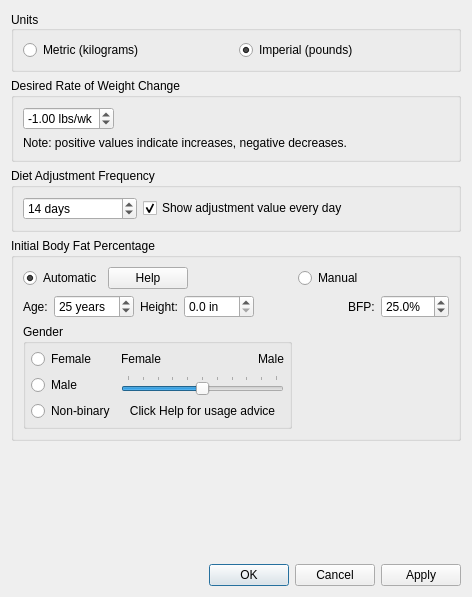
<?xml version="1.0" encoding="UTF-8"?>
<ui version="4.0">
 <class>Form</class>
 <widget class="QWidget" name="Form">
  <property name="windowModality">
   <enum>Qt::ApplicationModal</enum>
  </property>
  <property name="geometry">
   <rect>
    <x>0</x>
    <y>0</y>
    <width>472</width>
    <height>597</height>
   </rect>
  </property>
  <property name="windowTitle">
   <string>Profile - PyWeight</string>
  </property>
  <property name="windowIcon">
   <iconset theme="pyweight"/>
  </property>
  <layout class="QVBoxLayout" name="verticalLayout">
   <item>
    <widget class="QGroupBox" name="groupBox">
     <property name="title">
      <string>Units</string>
     </property>
     <property name="alignment">
      <set>Qt::AlignLeading|Qt::AlignLeft|Qt::AlignVCenter</set>
     </property>
     <layout class="QHBoxLayout" name="horizontalLayout_11">
      <item>
       <widget class="QRadioButton" name="kg_radio">
        <property name="text">
         <string>Metric (kilograms)</string>
        </property>
        <attribute name="buttonGroup">
         <string notr="true">units_buttongroup</string>
        </attribute>
       </widget>
      </item>
      <item>
       <widget class="QRadioButton" name="lbs_radio">
        <property name="text">
         <string>Imperial (pounds)</string>
        </property>
        <property name="checked">
         <bool>true</bool>
        </property>
        <attribute name="buttonGroup">
         <string notr="true">units_buttongroup</string>
        </attribute>
       </widget>
      </item>
     </layout>
    </widget>
   </item>
   <item>
    <widget class="QGroupBox" name="groupBox_3">
     <property name="title">
      <string>Desired Rate of Weight Change</string>
     </property>
     <layout class="QVBoxLayout" name="verticalLayout_3">
      <item>
       <layout class="QHBoxLayout" name="horizontalLayout">
        <property name="bottomMargin">
         <number>0</number>
        </property>
        <item>
         <widget class="QDoubleSpinBox" name="wcrate_spin_box">
          <property name="suffix">
           <string> lbs/wk</string>
          </property>
          <property name="decimals">
           <number>2</number>
          </property>
          <property name="minimum">
           <double>-3.000000000000000</double>
          </property>
          <property name="maximum">
           <double>3.000000000000000</double>
          </property>
          <property name="singleStep">
           <double>0.100000000000000</double>
          </property>
          <property name="value">
           <double>-1.000000000000000</double>
          </property>
         </widget>
        </item>
        <item>
         <spacer name="horizontalSpacer_3">
          <property name="orientation">
           <enum>Qt::Horizontal</enum>
          </property>
          <property name="sizeHint" stdset="0">
           <size>
            <width>40</width>
            <height>20</height>
           </size>
          </property>
         </spacer>
        </item>
       </layout>
      </item>
      <item>
       <widget class="QLabel" name="label">
        <property name="text">
         <string>Note: positive values indicate increases, negative decreases.</string>
        </property>
       </widget>
      </item>
     </layout>
    </widget>
   </item>
   <item>
    <widget class="QGroupBox" name="groupBox_2">
     <property name="title">
      <string>Diet Adjustment Frequency</string>
     </property>
     <layout class="QGridLayout" name="gridLayout">
      <item row="1" column="0">
       <widget class="QSpinBox" name="cycle_spinbox">
        <property name="sizePolicy">
         <sizepolicy hsizetype="Fixed" vsizetype="Fixed">
          <horstretch>0</horstretch>
          <verstretch>0</verstretch>
         </sizepolicy>
        </property>
        <property name="minimumSize">
         <size>
          <width>114</width>
          <height>0</height>
         </size>
        </property>
        <property name="frame">
         <bool>true</bool>
        </property>
        <property name="suffix">
         <string> days</string>
        </property>
        <property name="minimum">
         <number>7</number>
        </property>
        <property name="maximum">
         <number>30</number>
        </property>
        <property name="value">
         <number>14</number>
        </property>
       </widget>
      </item>
      <item row="1" column="1">
       <widget class="QCheckBox" name="show_adjust_cbox">
        <property name="text">
         <string>Show adjustment value every day</string>
        </property>
        <property name="checked">
         <bool>true</bool>
        </property>
       </widget>
      </item>
     </layout>
    </widget>
   </item>
   <item>
    <widget class="QGroupBox" name="groupBox_4">
     <property name="title">
      <string>Initial Body Fat Percentage</string>
     </property>
     <layout class="QGridLayout" name="gridLayout_2">
      <item row="0" column="0">
       <layout class="QHBoxLayout" name="horizontalLayout_6">
        <property name="spacing">
         <number>6</number>
        </property>
        <item>
         <widget class="QRadioButton" name="bfp_automatic_radio">
          <property name="sizePolicy">
           <sizepolicy hsizetype="Fixed" vsizetype="Fixed">
            <horstretch>0</horstretch>
            <verstretch>0</verstretch>
           </sizepolicy>
          </property>
          <property name="text">
           <string>Automatic</string>
          </property>
          <property name="checked">
           <bool>true</bool>
          </property>
          <attribute name="buttonGroup">
           <string notr="true">bfp_mode_buttongroup</string>
          </attribute>
         </widget>
        </item>
        <item>
         <widget class="QPushButton" name="bfp_info_button">
          <property name="sizePolicy">
           <sizepolicy hsizetype="Fixed" vsizetype="Fixed">
            <horstretch>0</horstretch>
            <verstretch>0</verstretch>
           </sizepolicy>
          </property>
          <property name="text">
           <string>Help</string>
          </property>
          <property name="icon">
           <iconset theme="help-about">
            <normaloff>.</normaloff>.</iconset>
          </property>
         </widget>
        </item>
        <item>
         <spacer name="horizontalSpacer_7">
          <property name="orientation">
           <enum>Qt::Horizontal</enum>
          </property>
          <property name="sizeHint" stdset="0">
           <size>
            <width>40</width>
            <height>20</height>
           </size>
          </property>
         </spacer>
        </item>
       </layout>
      </item>
      <item row="1" column="0">
       <layout class="QHBoxLayout" name="horizontalLayout_3">
        <item>
         <widget class="QLabel" name="age_label">
          <property name="sizePolicy">
           <sizepolicy hsizetype="Fixed" vsizetype="Preferred">
            <horstretch>0</horstretch>
            <verstretch>0</verstretch>
           </sizepolicy>
          </property>
          <property name="text">
           <string>Age:</string>
          </property>
         </widget>
        </item>
        <item>
         <widget class="QSpinBox" name="age_spinbox">
          <property name="enabled">
           <bool>true</bool>
          </property>
          <property name="sizePolicy">
           <sizepolicy hsizetype="Fixed" vsizetype="Fixed">
            <horstretch>0</horstretch>
            <verstretch>0</verstretch>
           </sizepolicy>
          </property>
          <property name="suffix">
           <string> years</string>
          </property>
          <property name="minimum">
           <number>18</number>
          </property>
          <property name="maximum">
           <number>120</number>
          </property>
          <property name="value">
           <number>25</number>
          </property>
         </widget>
        </item>
        <item>
         <widget class="QLabel" name="height_label">
          <property name="text">
           <string>Height:</string>
          </property>
         </widget>
        </item>
        <item>
         <widget class="QDoubleSpinBox" name="height_spinbox">
          <property name="suffix">
           <string> in</string>
          </property>
          <property name="decimals">
           <number>1</number>
          </property>
          <property name="minimum">
           <double>0.000000000000000</double>
          </property>
          <property name="maximum">
           <double>300.000000000000000</double>
          </property>
          <property name="singleStep">
           <double>0.100000000000000</double>
          </property>
         </widget>
        </item>
        <item>
         <spacer name="horizontalSpacer">
          <property name="orientation">
           <enum>Qt::Horizontal</enum>
          </property>
          <property name="sizeHint" stdset="0">
           <size>
            <width>40</width>
            <height>20</height>
           </size>
          </property>
         </spacer>
        </item>
       </layout>
      </item>
      <item row="2" column="0">
       <widget class="QGroupBox" name="gender_selection_gbox">
        <property name="title">
         <string>Gender</string>
        </property>
        <layout class="QHBoxLayout" name="horizontalLayout_7">
         <property name="leftMargin">
          <number>5</number>
         </property>
         <property name="topMargin">
          <number>5</number>
         </property>
         <property name="rightMargin">
          <number>5</number>
         </property>
         <property name="bottomMargin">
          <number>5</number>
         </property>
         <item>
          <layout class="QVBoxLayout" name="verticalLayout_2">
           <property name="rightMargin">
            <number>0</number>
           </property>
           <item>
            <widget class="QRadioButton" name="bfp_female_radio">
             <property name="text">
              <string>Female</string>
             </property>
            </widget>
           </item>
           <item>
            <widget class="QRadioButton" name="bfp_male_radio">
             <property name="text">
              <string>Male</string>
             </property>
            </widget>
           </item>
           <item>
            <widget class="QRadioButton" name="bfp_othergender_radio">
             <property name="text">
              <string>Non-binary</string>
             </property>
            </widget>
           </item>
          </layout>
         </item>
         <item>
          <layout class="QVBoxLayout" name="verticalLayout_5">
           <item>
            <layout class="QHBoxLayout" name="horizontalLayout_2">
             <item>
              <widget class="QLabel" name="sex_label_1">
               <property name="text">
                <string>Female</string>
               </property>
              </widget>
             </item>
             <item>
              <spacer name="horizontalSpacer_2">
               <property name="orientation">
                <enum>Qt::Horizontal</enum>
               </property>
               <property name="sizeHint" stdset="0">
                <size>
                 <width>40</width>
                 <height>20</height>
                </size>
               </property>
              </spacer>
             </item>
             <item>
              <widget class="QLabel" name="sex_label_2">
               <property name="text">
                <string>Male</string>
               </property>
              </widget>
             </item>
            </layout>
           </item>
           <item>
            <widget class="QSlider" name="sex_slider">
             <property name="styleSheet">
              <string notr="true"/>
             </property>
             <property name="maximum">
              <number>100</number>
             </property>
             <property name="value">
              <number>50</number>
             </property>
             <property name="orientation">
              <enum>Qt::Horizontal</enum>
             </property>
             <property name="invertedAppearance">
              <bool>false</bool>
             </property>
             <property name="invertedControls">
              <bool>false</bool>
             </property>
             <property name="tickPosition">
              <enum>QSlider::TicksAbove</enum>
             </property>
            </widget>
           </item>
           <item>
            <widget class="QLabel" name="usage_advice_label">
             <property name="text">
              <string>Click Help for usage advice</string>
             </property>
             <property name="alignment">
              <set>Qt::AlignCenter</set>
             </property>
            </widget>
           </item>
          </layout>
         </item>
        </layout>
       </widget>
      </item>
      <item row="0" column="1">
       <layout class="QHBoxLayout" name="horizontalLayout_4">
        <property name="rightMargin">
         <number>10</number>
        </property>
        <item>
         <widget class="QRadioButton" name="bfp_manual_radio">
          <property name="text">
           <string>Manual</string>
          </property>
          <attribute name="buttonGroup">
           <string notr="true">bfp_mode_buttongroup</string>
          </attribute>
         </widget>
        </item>
        <item>
         <spacer name="horizontalSpacer_4">
          <property name="orientation">
           <enum>Qt::Horizontal</enum>
          </property>
          <property name="sizeHint" stdset="0">
           <size>
            <width>40</width>
            <height>20</height>
           </size>
          </property>
         </spacer>
        </item>
       </layout>
      </item>
      <item row="1" column="1">
       <layout class="QHBoxLayout" name="horizontalLayout_5">
        <item>
         <spacer name="horizontalSpacer_5">
          <property name="orientation">
           <enum>Qt::Horizontal</enum>
          </property>
          <property name="sizeType">
           <enum>QSizePolicy::MinimumExpanding</enum>
          </property>
          <property name="sizeHint" stdset="0">
           <size>
            <width>50</width>
            <height>20</height>
           </size>
          </property>
         </spacer>
        </item>
        <item>
         <widget class="QLabel" name="manual_bfp_label">
          <property name="toolTip">
           <string>Body Fat Percentage</string>
          </property>
          <property name="text">
           <string>BFP:</string>
          </property>
         </widget>
        </item>
        <item>
         <widget class="QDoubleSpinBox" name="manual_bfp_spinbox">
          <property name="suffix">
           <string>%</string>
          </property>
          <property name="decimals">
           <number>1</number>
          </property>
          <property name="maximum">
           <double>100.000000000000000</double>
          </property>
          <property name="singleStep">
           <double>0.100000000000000</double>
          </property>
          <property name="value">
           <double>25.000000000000000</double>
          </property>
         </widget>
        </item>
       </layout>
      </item>
     </layout>
    </widget>
   </item>
   <item>
    <spacer name="verticalSpacer">
     <property name="orientation">
      <enum>Qt::Vertical</enum>
     </property>
     <property name="sizeHint" stdset="0">
      <size>
       <width>20</width>
       <height>40</height>
      </size>
     </property>
    </spacer>
   </item>
   <item>
    <widget class="QDialogButtonBox" name="config_buttons">
     <property name="standardButtons">
      <set>QDialogButtonBox::Apply|QDialogButtonBox::Cancel|QDialogButtonBox::Ok</set>
     </property>
    </widget>
   </item>
  </layout>
 </widget>
 <resources/>
 <connections/>
 <buttongroups>
  <buttongroup name="units_buttongroup"/>
  <buttongroup name="bfp_mode_buttongroup"/>
 </buttongroups>
</ui>
